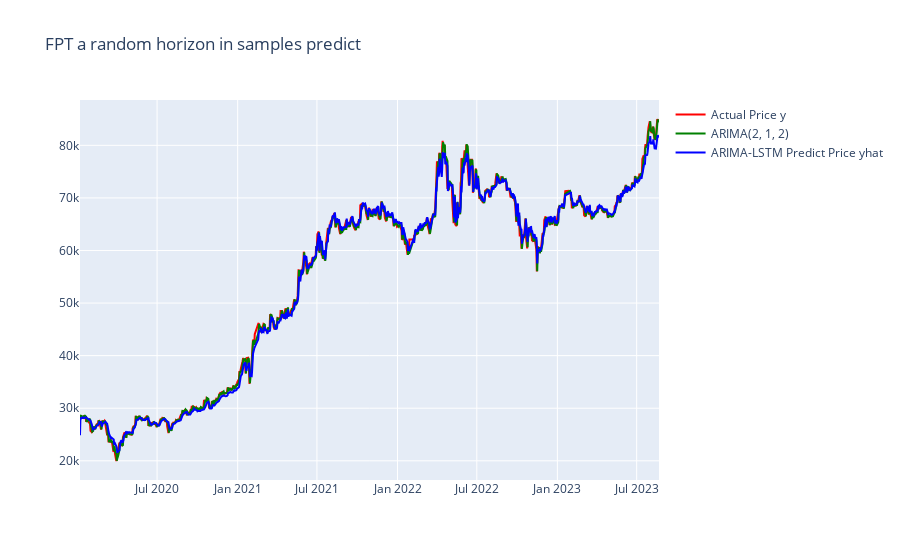

Write notebook code for a chart like this one.
### Code cell
my_df = df_fw_list[0].reset_index()


fig = go.Figure()

actual_scat = go.Scatter(x=my_df['ds'][LSTM_loop_back:], y=my_df['y'][LSTM_loop_back:], mode='lines', name="Actual Price y", line=dict(color='red'))

# get predict
predicted = get_predict(model=list_LSTM_model[0],X=X_train_list[0], scaler=scaler_LSTM_list[0])
# plot it
predicted_scat = go.Scatter(x=my_df['ds'][LSTM_loop_back:], y=predicted, mode='lines', name="ARIMA-LSTM Predict Price yhat", line=dict(color='blue'))

prop_predicted_scat = go.Scatter(x=my_df['ds'][LSTM_loop_back:], y=df_predict_list[0]['yhat'][LSTM_loop_back:], mode='lines', name=f"ARIMA{best_p,1,best_q}", line=dict(color='green'))


fig.add_trace(actual_scat)
fig.add_trace(prop_predicted_scat)
fig.add_trace(predicted_scat)
fig.update_layout(title_text=f'{stock_target} a random horizon in samples predict')

### Figure 1 — Plotly figure (JSON) as saved in the notebook; plotly's stock layout.template omitted (floating-point values rounded to 4 significant figures; data arrays with more than 128 entries replaced by an {"elided": "..."} marker saying what was removed)
{"data": [{"line": {"color": "red"}, "mode": "lines", "name": "Actual Price y", "type": "scatter", "x": {"elided": "905 str values"}, "y": {"elided": "905 int values"}}, {"line": {"color": "green"}, "mode": "lines", "name": "ARIMA(2, 1, 2)", "type": "scatter", "x": {"elided": "905 str values"}, "y": {"elided": "905 float values"}}, {"line": {"color": "blue"}, "mode": "lines", "name": "ARIMA-LSTM Predict Price yhat", "type": "scatter", "x": {"elided": "905 str values"}, "y": {"elided": "905 float values"}}], "layout": {"title": {"text": "FPT a random horizon in samples predict"}}}
